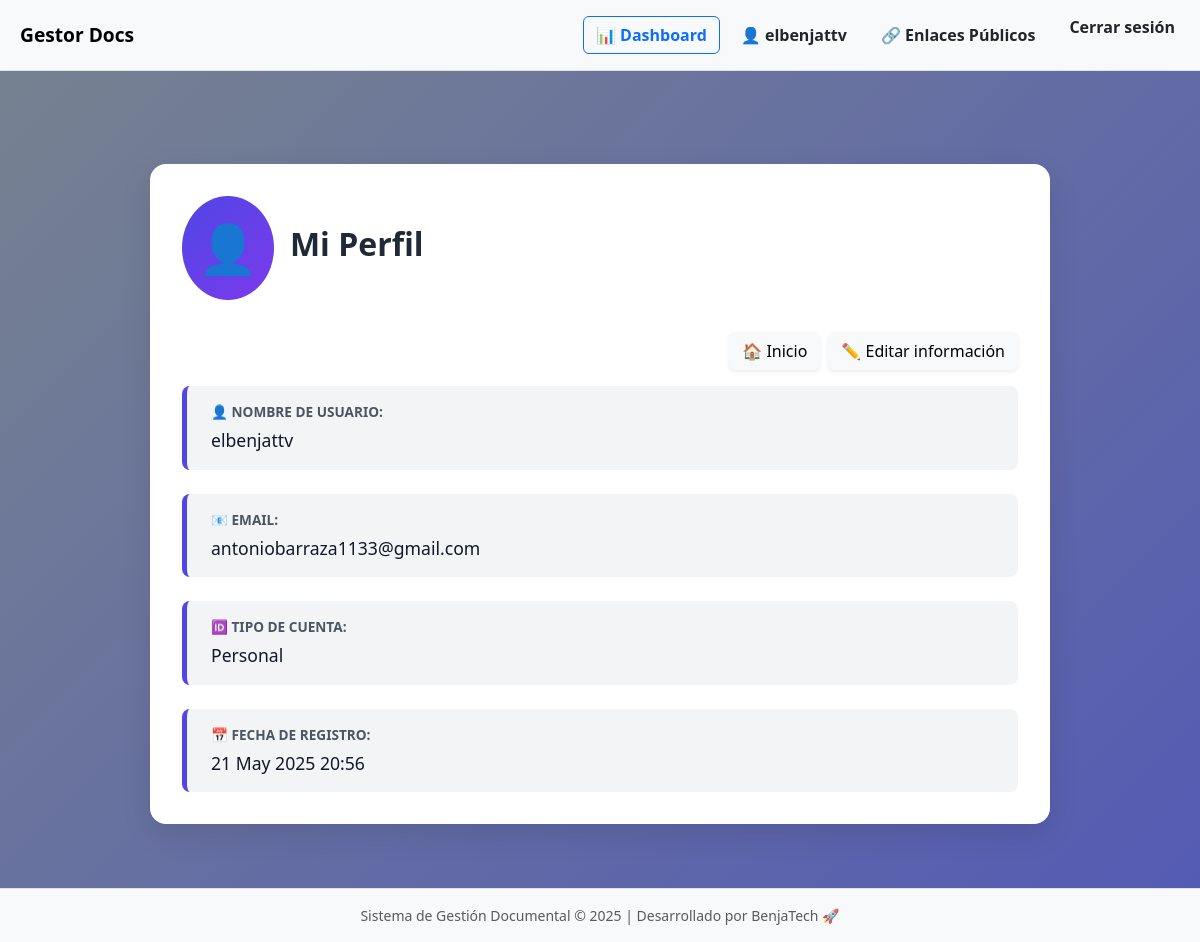
Before: /perfil/ (signed in) with the older database file.
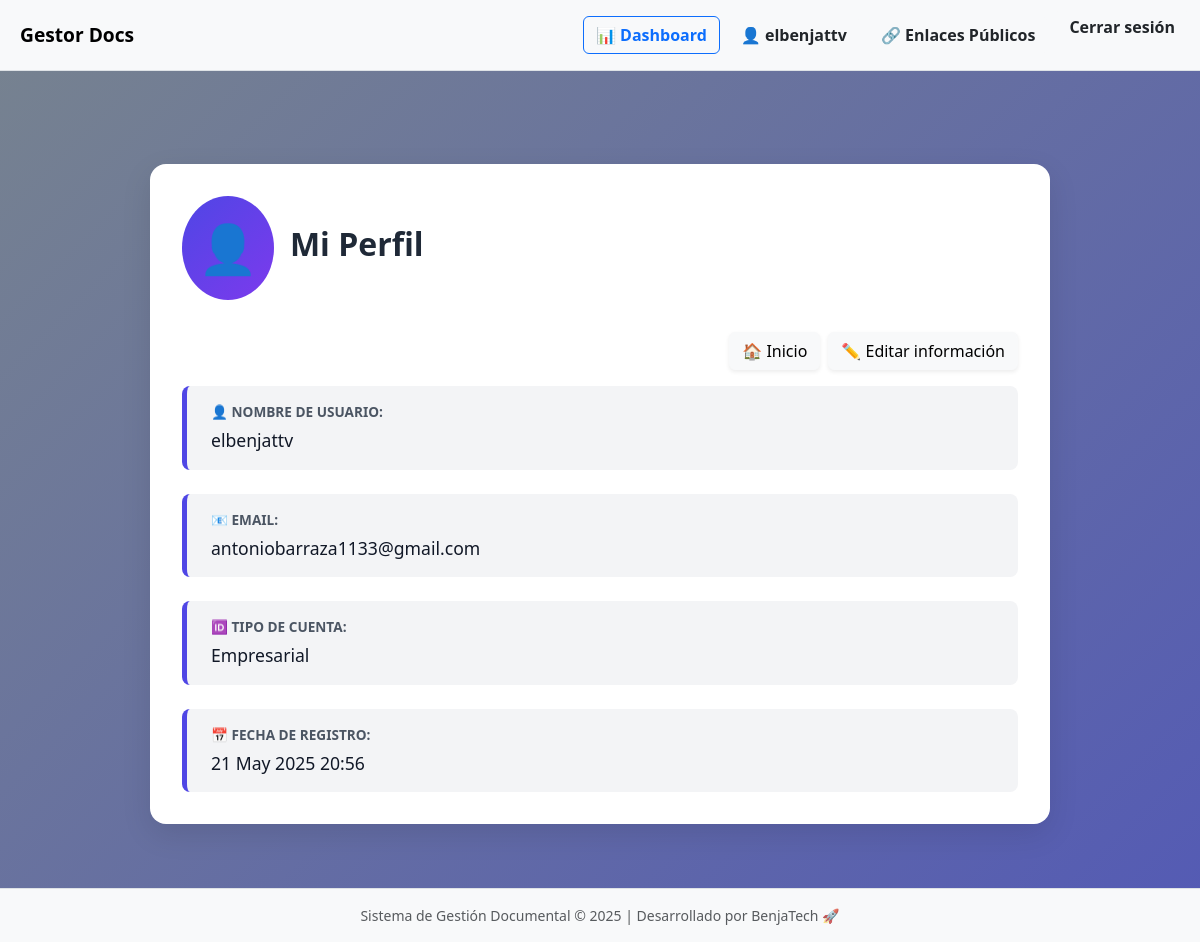
After: the same page with the newer database file.
### documentos/models.py (models this page shows, shortened)
class PerfilUsuario(models.Model):
    user = models.OneToOneField(User, on_delete=models.CASCADE)
    tipo_cuenta = models.CharField(max_length=20, choices=TIPO_CUENTA_CHOICES)

### documentos/views.py (the view)
# urls.py: path('perfil/', views.perfil_usuario, name='perfil'),
@login_required
def perfil_usuario(request):
    perfil = request.user.perfilusuario  # Usa el modelo extendido
    return render(request, 'documentos/perfil.html', {
        'usuario': request.user,
        'perfil': perfil
    })

### documentos/templates/documentos/perfil.html (shortened to what this page needs)
{% extends "documentos/base.html" %}
{% block content %}
<div class="perfil-container">
    <div class="perfil-header">
        <div class="perfil-icon">👤</div>
        <h2 class="perfil-title">Mi Perfil</h2>
    </div>
    <div class="d-flex justify-content-end mb-3 gap-2">
        <a href="{% url 'documentos:home' %}" class="btn btn-light shadow-sm">
            🏠 Inicio
        </a>
        <a href="{% url 'documentos:editar_perfil' %}" class="btn btn-light shadow-sm">
            ✏️ Editar información
        </a>
    </div>
    <div class="perfil-info">
        <div class="info-item">
            <div class="info-label">👤 Nombre de usuario:</div>
            <div class="info-value">{{ usuario.username }}</div>
        </div>
        <div class="info-item">
            <div class="info-label">📧 Email:</div>
            <div class="info-value">{{ usuario.email }}</div>
        </div>
        <div class="info-item">
            <div class="info-label">🆔 Tipo de cuenta:</div>
            <div class="info-value">{{ perfil.tipo_cuenta|title }}</div>
        </div>
        <div class="info-item">
            <div class="info-label">📅 Fecha de registro:</div>
            <div class="info-value">{{ usuario.date_joined|date:"d M Y H:i" }}</div>
        </div>
    </div>
</div>
{% endblock %}

Changed rows visible on the page:
changed PerfilUsuario: tipo_cuenta "Personal" → "Empresarial"
